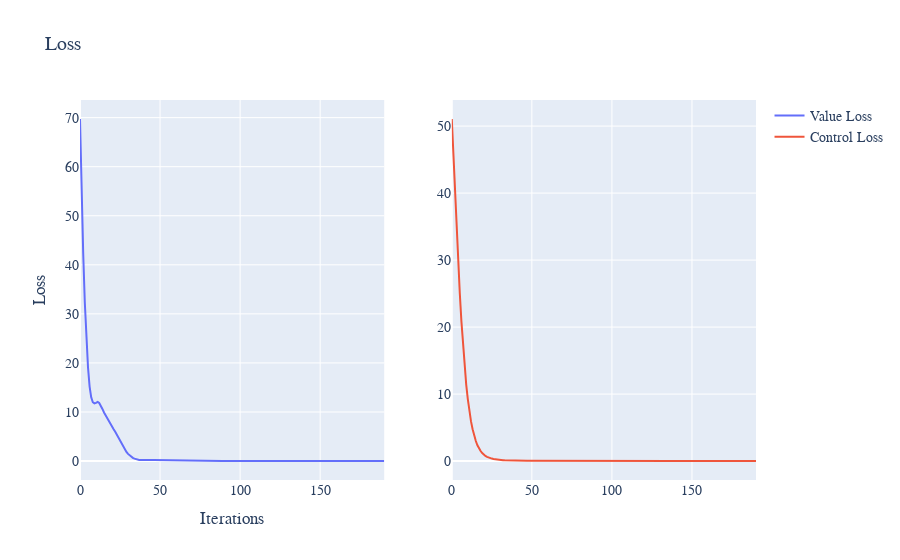

Notebook cell for this chart:
### Code cell
eq = CONSUMPTION()
model = MODEL_CONFIG
solver = DGMPIASolver(model, eq)
loss = np.array(list(solver.train(200)))
plot_losses(loss)

### Figure 1 — Plotly figure (JSON) as saved in the notebook; plotly's stock layout.template omitted (floating-point values rounded to 4 significant figures; data arrays with more than 128 entries replaced by an {"elided": "..."} marker saying what was removed)
{"data": [{"mode": "lines", "name": "Value Loss", "type": "scatter", "x": {"elided": "191 int values"}, "xaxis": "x", "y": {"elided": "191 float values"}, "yaxis": "y"}, {"mode": "lines", "name": "Control Loss", "type": "scatter", "x": {"elided": "191 int values"}, "xaxis": "x2", "y": {"elided": "191 float values"}, "yaxis": "y2"}], "layout": {"font": {"family": "Courier New, monospace", "size": 14}, "title": {"text": "Loss"}, "xaxis": {"anchor": "y", "domain": [0, 0.45], "title": {"text": "Iterations"}}, "xaxis2": {"anchor": "y2", "domain": [0.55, 1]}, "yaxis": {"anchor": "x", "domain": [0, 1], "title": {"text": "Loss"}}, "yaxis2": {"anchor": "x2", "domain": [0, 1]}}}
